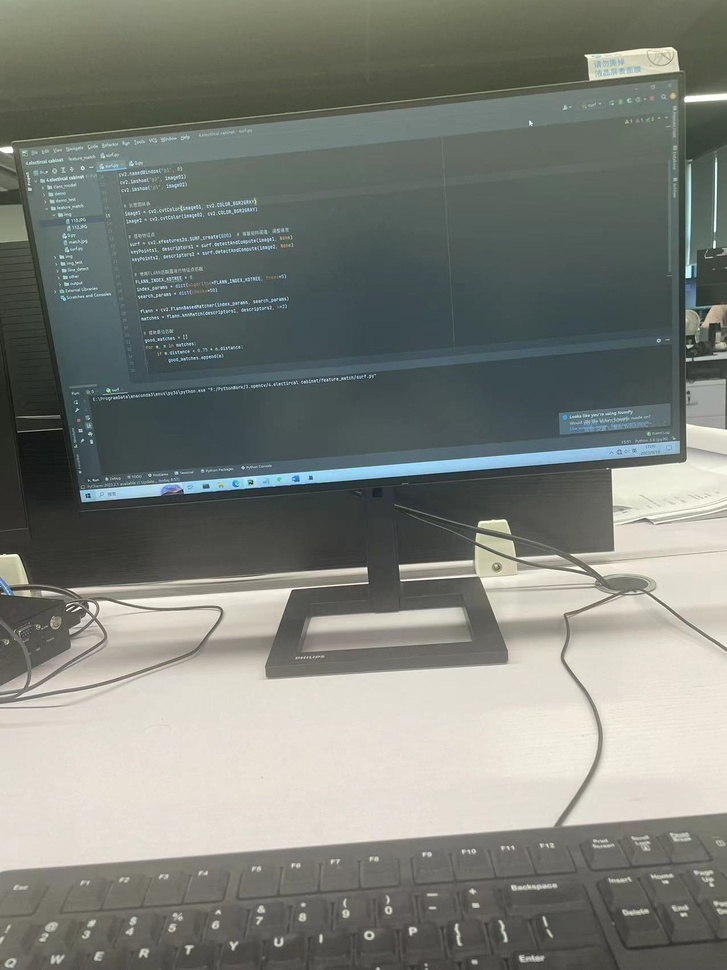
#> input picture 2.opencv/4.electircal cabinet/feature_match/img/1.jpg, 727 x 970 px, shrunk from 1276 x 1702 before the run, found by its file name
$ python findContours.py
#> lines starting #> are read from the running program, lines starting #| are printed output that depends on the picture; after the words box and inside, x2 and y2 are one past the last pixel; in counts of white or black regions, pixels touching at a corner belong together
import cv2
import numpy as np
import os

img_path = r'F:\PythonWork\3.opencv\4.electircal cabinet\img\11\1.jpg'

kernel = np.ones((5, 5), np.uint8)

img = cv2.imread(img_path)
#> img is the input picture: shape (970, 727, 3); mean B, G, R 122.1, 128.6, 124.8
# image = cv2.blur(img, (3, 3))

gray = cv2.cvtColor(img, cv2.COLOR_BGR2GRAY)  # 将BGR格式转换成灰度图片

# 将图像二值化
# 第一个参数是源图像，应该是灰度图；
# 第二个参数是对图像进行分类的阈值；
# 第三个参数是最大值，表示如果像素值大于（有时小于）阈值则要给出的值
ret, binary = cv2.threshold(gray, 90, 150, cv2.THRESH_BINARY) # ret:设定的阈值， binary：二值化后的图像
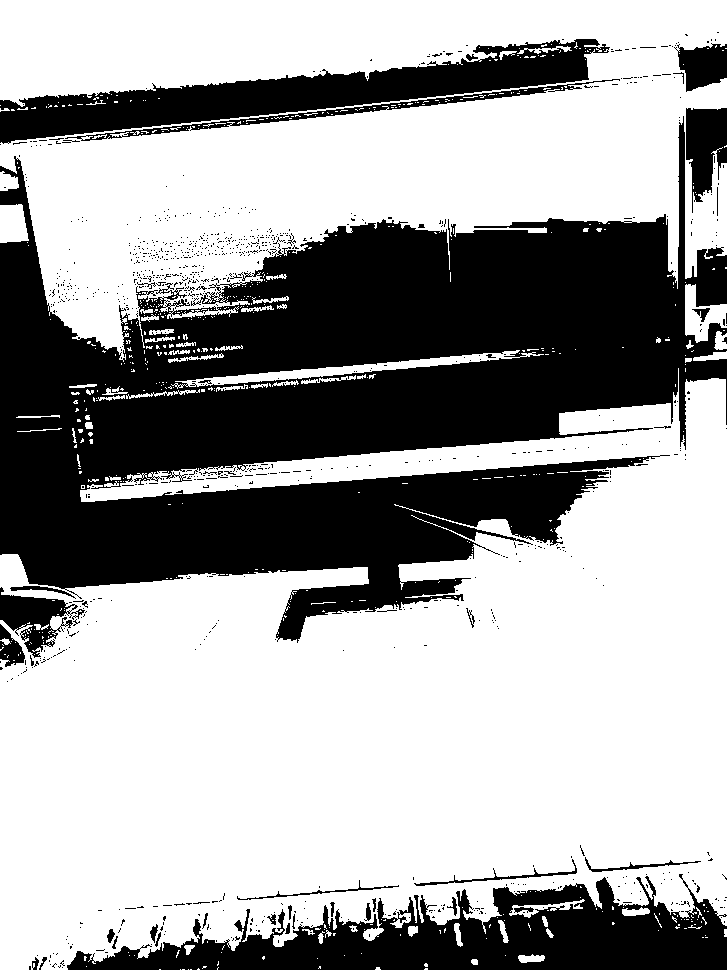
#> binary: shape (970, 727); values 0 (black) and 150 (white), 64% white; 993 black regions (951 under 20 px), largest, box (x1, y1, x2, y2) and area: (0, 116, 727, 643) 186916, (67, 874, 727, 970) 30743, (0, 39, 610, 144) 21286

# cv2.imshow("img", binary)
# cv2.waitKey(0)

# cv2.MORPH_CLOSE 进行闭运算， 指的是先进行膨胀操作，再进行腐蚀操作
binary = cv2.morphologyEx(binary, cv2.MORPH_OPEN, kernel, anchor=(2, 0), iterations=5)
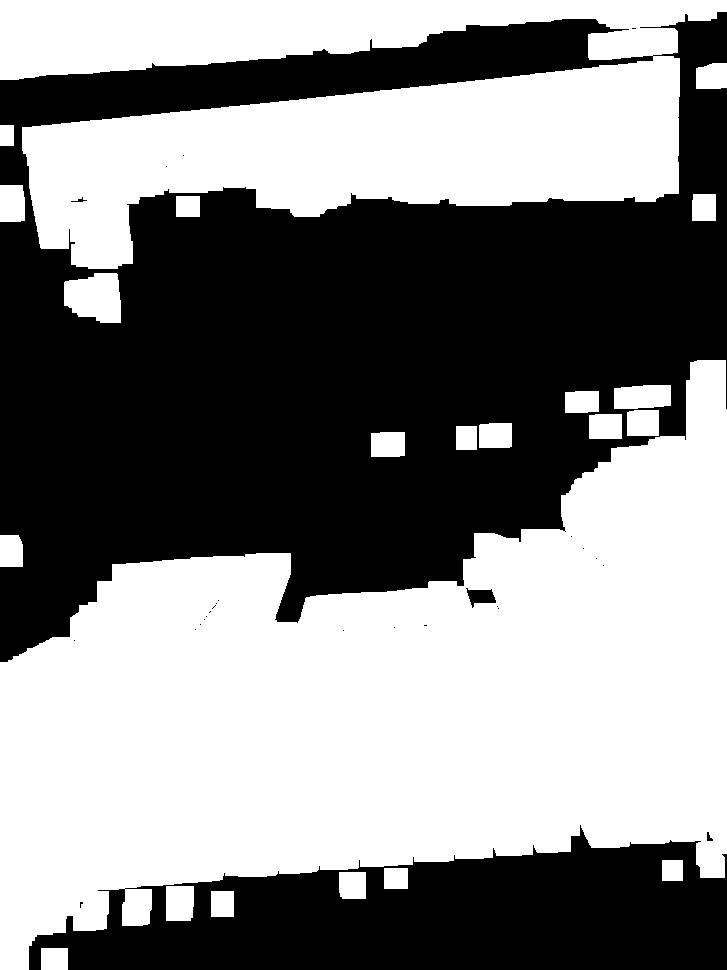
#> binary: shape (970, 727); values 0 (black) and 150 (white), 52.4% white; 27 black regions (22 under 20 px)

contours, hierarchy = cv2.findContours(binary, cv2.RETR_TREE, cv2.CHAIN_APPROX_SIMPLE)
#> contours = 52 contours, 27 with area under 20; largest, box (x1, y1, x2, y2) and area: (0, 360, 727, 970) 239700, (0, 0, 727, 269) 110918, (64, 273, 121, 323) 2207, (614, 385, 671, 409) 1180, (166, 886, 194, 921) 899

cv2.drawContours(img, contours, -1, (0, 0, 255), 3)
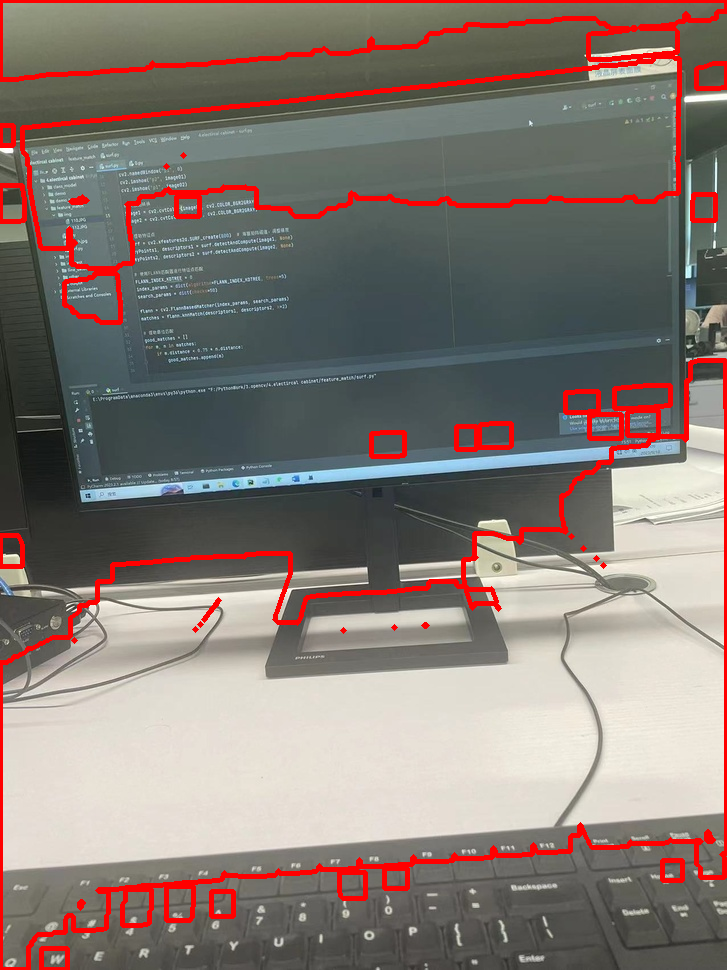
#> img: shape (970, 727, 3); 5.7% of pixels changed, all inside (x1, y1, x2, y2) = (0, 0, 727, 970)
# cv2.imwrite('contours.jpg', img)

cv2.imshow("img", img)
cv2.waitKey(0)

$ run again, with 2.opencv/4.electircal cabinet/feature_match/img/2.jpg copied over 2.opencv/4.electircal cabinet/feature_match/img/1.jpg
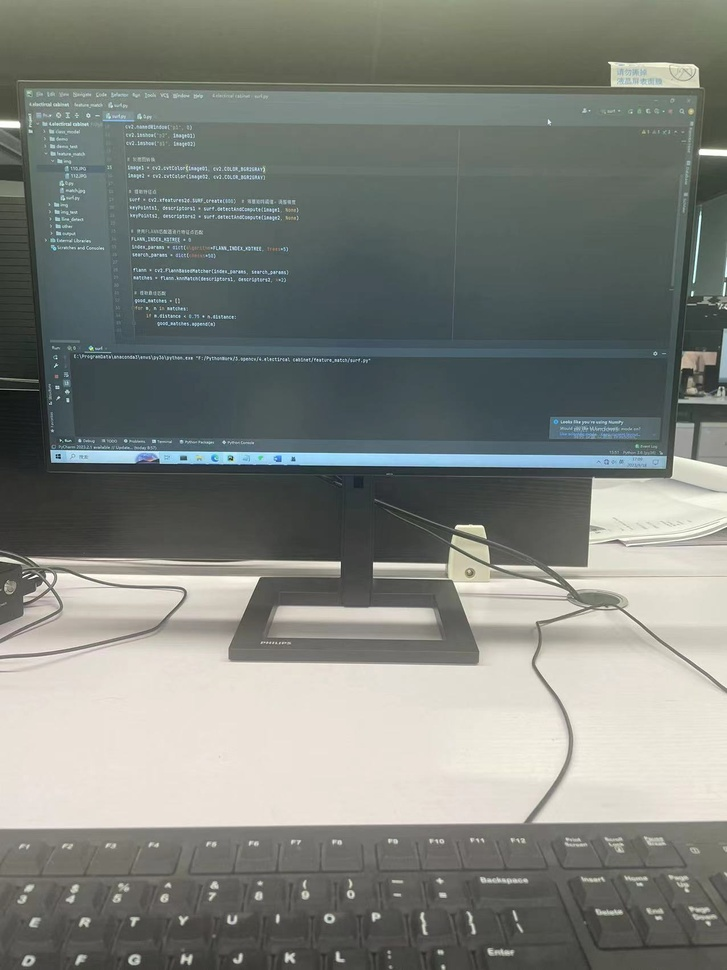
#> input picture 2.opencv/4.electircal cabinet/feature_match/img/2.jpg, 727 x 970 px, shrunk from 1276 x 1702 before the run, found by its file name
#> img is the input picture: shape (970, 727, 3); mean B, G, R 124.7, 130.3, 126.2
#> `binary = cv2.morphologyEx(binary, cv2.MORPH_OPEN, kernel, anchor=(2, 0..`:
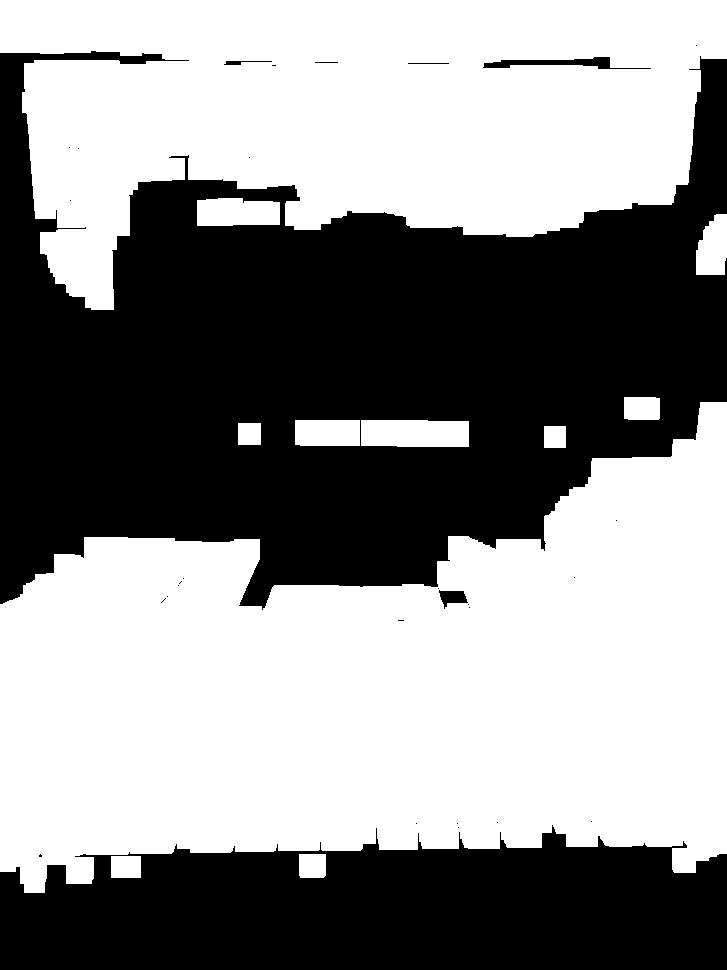
#> binary: shape (970, 727); values 0 (black) and 150 (white), 55.4% white; 30 black regions (23 under 20 px)
#> contours = 45 contours, 29 with area under 20; largest, box (x1, y1, x2, y2) and area: (0, 402, 727, 893) 230329, (0, 0, 727, 310) 147204, (361, 420, 469, 447) 2706, (197, 198, 280, 226) 2018, (295, 420, 360, 446) 1596
#> `cv2.drawContours(img, contours, -1, (0, 0, 255), 3)`:
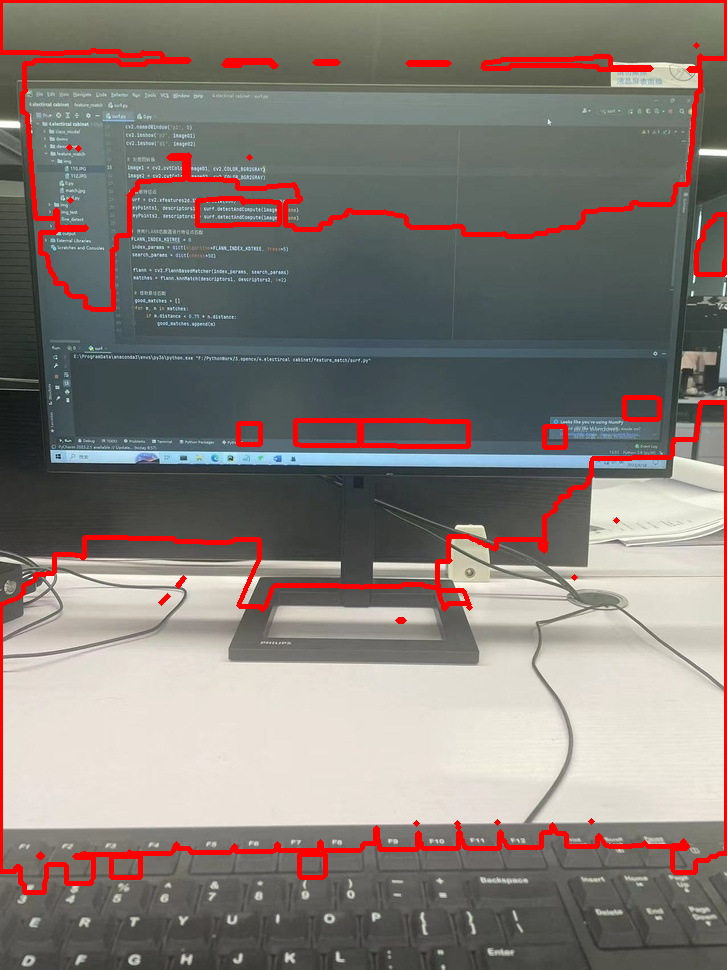
#> img: shape (970, 727, 3); 4.82% of pixels changed, all inside (x1, y1, x2, y2) = (0, 0, 727, 895)
